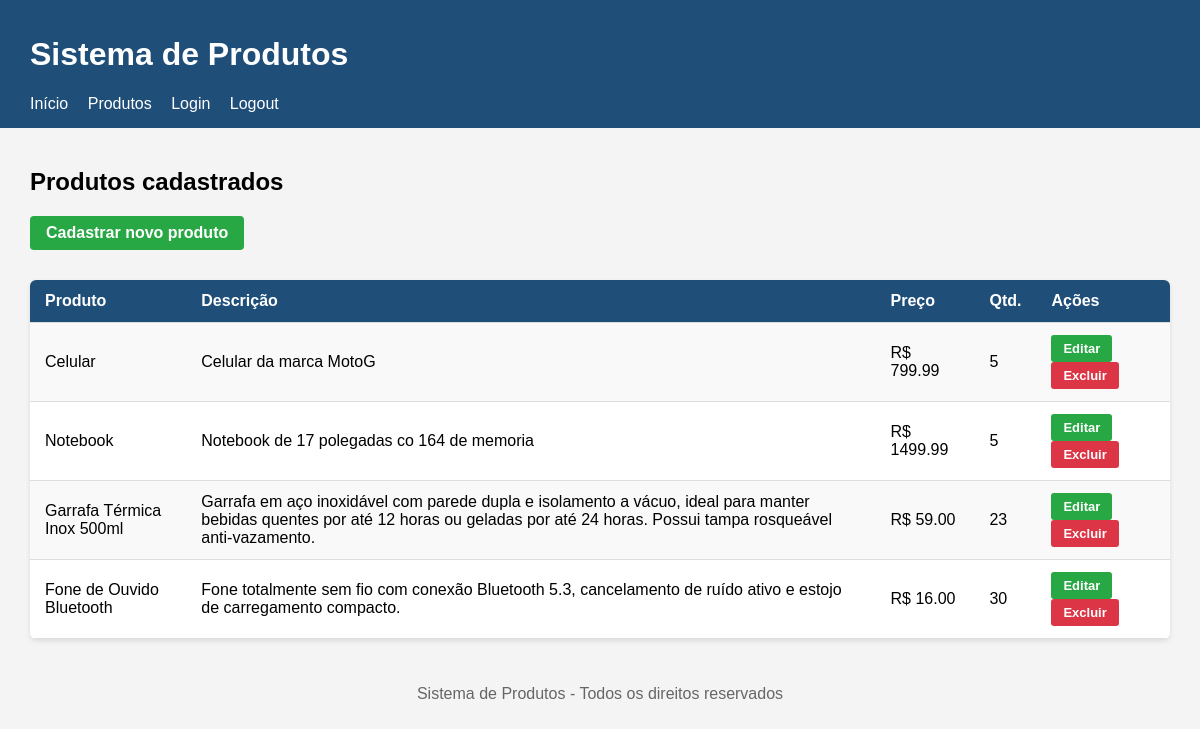
Page /produtos/listar.php (signed in) on the committed database.
### tables this page shows
CREATE TABLE `produtos` (
  `id` int(11) NOT NULL,
  `nome` varchar(100) NOT NULL,
  `descricao` varchar(255) NOT NULL,
  `preco` decimal(10,2) NOT NULL,
  `quantidade` int(11) NOT NULL
);

### produtos/listar.php (the view, shortened to what this page needs)
<?php
require __DIR__ . '/../conexao.php';
$sql = "SELECT * FROM produtos";
$resultado = mysqli_query($conexao, $sql);
?>
<?php require __DIR__ . '/../cabecalho.php'; ?>
<main>
    <h2>Produtos cadastrados</h2>
    <a class="cadastrar" href="cadastrar.php">Cadastrar novo produto</a>
    <table>
        <tr>
            <th>Produto</th>
            <th>Descrição</th>
            <th>Preço</th>
            <th>Qtd.</th>
            <th>Ações</th>
        </tr>
        <?php while ($produto = mysqli_fetch_assoc($resultado)) { ?>
            <tr>
                <td><?php echo $produto['nome']; ?></td>
                <td><?php echo $produto['descricao']; ?></td>
                <td>R$ <?php echo $produto['preco']; ?></td>
                <td><?php echo $produto['quantidade']; ?></td>
                <td>
                    <a href="atualizar.php?id=<?php echo $produto['id'];
                    ?>">Editar</a>
                    <a href="excluir.php?id=<?php echo $produto['id'];
                    ?>">Excluir</a>
                </td>
            </tr>
        <?php } ?>
    </table>
</main>
<?php require __DIR__ . '/../rodape.php'; ?>

### cabecalho.php (shortened to what this page needs)
<?php
    $url = '/projeto-php/';
?>
<!DOCTYPE html>
<html lang="pt-br">
<head>
    <link rel="stylesheet" href="<?php echo $url; ?>css/style.css">
</head>
<body>
    <header>
        <h1>Sistema de Produtos</h1>
        <nav>
            <a href="<?php echo $url; ?>index.php">Início</a>
            <a href="<?php echo $url; ?>produtos/listar.php">Produtos</a>
            <a href="<?php echo $url; ?>login.php">Login</a>
            <a href="<?php echo $url; ?>logout.php">Logout</a>
        </nav>
    </header>

### rodape.php
<footer>
        <p>Sistema de Produtos - Todos os direitos reservados</p>
    </footer>
</body>
</html>

### css/style.css (style rules this page uses)
body { font-family: Arial, sans-serif; margin: 0; background-color: #f4f4f4; }
header { background-color: #1f4e79; color: white; padding: 15px 30px; }
header nav a { color: white; margin-right: 15px; text-decoration: none; }
main { padding: 20px 30px; }
footer { text-align: center; padding: 10px; color: #666; }
.cadastrar { display: inline-block; margin-bottom: 15px; padding: 8px 16px; background: #28a745; color: white; text-decoration: none; border-radius: 4px; font-weight: bold; }
table { width: 100%; border-collapse: collapse; background-color: white; margin-top: 15px; border-radius: 6px; overflow: hidden; box-shadow: 0 2px 5px rgba(0, 0, 0, 0.1); }
table th, table td { padding: 12px 15px; text-align: left; border-bottom: 1px solid #ddd; }
table th { background: #1f4e79; color: white; }
table tbody tr:nth-child(even) { background-color: #f9f9f9; }
table td a { text-decoration: none; padding: 6px 12px; border-radius: 3px; font-size: 13px; font-weight: bold; display: inline-block; margin-right: 5px; }
table td a[href*="atualizar"], table td a[href*="editar"] { background-color: #28a745; color: white; }
table td a[href*="excluir"] { background-color: #dc3545; color: white; }

### rows in the picture
produtos: nome "Celular", descricao "Celular da marca MotoG", preco "799.99", quantidade "5"
produtos: nome "Notebook", descricao "Notebook de 17 polegadas co 164 de memoria", preco "1499.99", quantidade "5"
produtos: nome "Garrafa Térmica Inox 500ml", descricao "Garrafa em aço inoxidável com parede dupla e isolamento a vácuo, ideal para manter bebidas quentes por até 12 horas ou geladas por até 24 horas. Possui tampa rosqueável anti-vazamento.", preco "59.00", quantidade "23"
produtos: nome "Fone de Ouvido Bluetooth", descricao "Fone totalmente sem fio com conexão Bluetooth 5.3, cancelamento de ruído ativo e estojo de carregamento compacto.", preco "16.00", quantidade "30"
